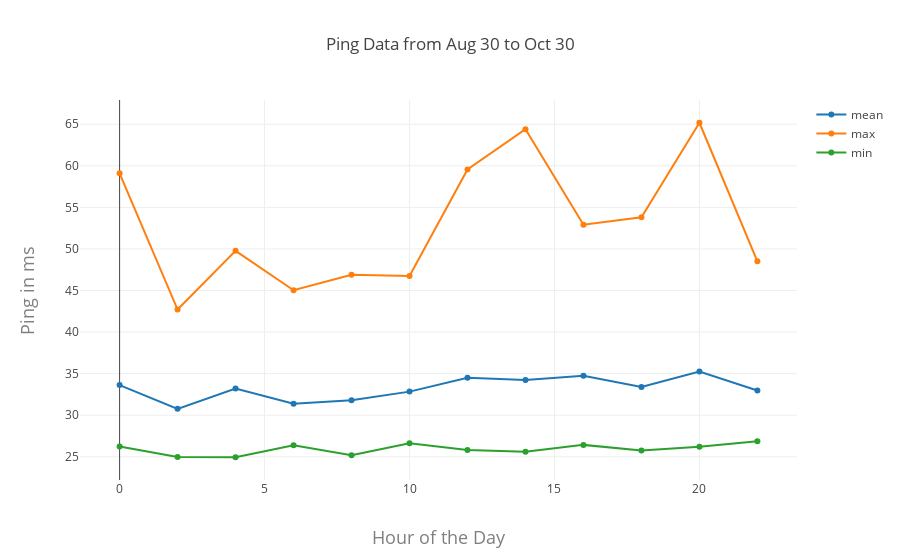

The cell this chart's notebook holds for it:
### Code cell
ping_data = [Scatter(x=data.index, y=data.ping, name=name) for data, name in 
             ((by_hour_mean, 'mean'), (by_hour_max, 'max'), (by_hour_min, 'min'))]
ping_layout = Layout(
    title=f'Ping Data from {first_day} to {last_day}',
    xaxis=dict(
        title='Hour of the Day',
        titlefont=dict(
            size=18,
            color='#7f7f7f'
        )
    ),
    yaxis=dict(
        title='Ping in ms',
        titlefont=dict(
            size=18,
            color='#7f7f7f'
        )
    )
)
iplot(Figure(data=ping_data, layout=ping_layout))

### Figure 1 — Plotly figure (JSON) as saved in the notebook; plotly's stock layout.template omitted (floating-point values rounded to 4 significant figures)
{"data": [{"name": "mean", "type": "scatter", "x": [0, 2, 4, 6, 8, 10, 12, 14, 16, 18, 20, 22], "y": [33.62, 30.76, 33.2, 31.39, 31.8, 32.84, 34.5, 34.23, 34.74, 33.39, 35.26, 32.97]}, {"name": "max", "type": "scatter", "x": [0, 2, 4, 6, 8, 10, 12, 14, 16, 18, 20, 22], "y": [59.09, 42.71, 49.77, 45.03, 46.89, 46.76, 59.55, 64.41, 52.91, 53.81, 65.18, 48.51]}, {"name": "min", "type": "scatter", "x": [0, 2, 4, 6, 8, 10, 12, 14, 16, 18, 20, 22], "y": [26.24, 24.97, 24.94, 26.39, 25.19, 26.62, 25.82, 25.6, 26.43, 25.75, 26.21, 26.86]}], "layout": {"title": "Ping Data from Aug 30 to Oct 30", "xaxis": {"title": "Hour of the Day", "titlefont": {"color": "#7f7f7f", "size": 18}}, "yaxis": {"title": "Ping in ms", "titlefont": {"color": "#7f7f7f", "size": 18}}}}
